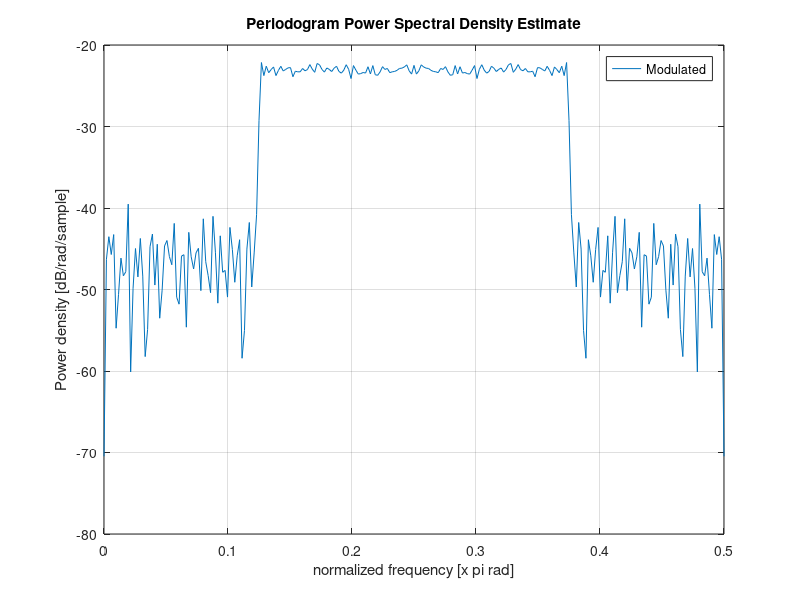

Reproduce this figure in MATLAB. (Note: this script raises an error after producing the figure.)
% Markos Delaportas

clc; clear; close all;

N = 512;
n = 0:N-1;

bw = 1/4;
x = sinc((n-N/2)*bw);

rng default

SNR = 20;
noise = randn(size(x))*std(x)/db2mag(SNR);
x = x + noise;

periodogram(x)

wc = pi/2;

x1 = x.*cos(wc*n)*sqrt(2);

periodogram(x1)
legend('Modulated')

Hhilbert = designfilt('hilbertfir','FilterOrder',64, ...
    'TransitionWidth',0.1);

xh = filter(Hhilbert,x);

gd = mean(grpdelay(Hhilbert));
xh = xh(gd+1:end);
eh = zeros(size(x));
eh(1:length(xh)) = xh;

x2 = eh.*sin(wc*n)*sqrt(2);

y = x1+x2;

periodogram([x1;y]')
legend('Modulated','SSB')

ym = y.*cos(wc*n)*sqrt(2);

periodogram(ym)
legend('Downconverted')

d = designfilt('lowpassfir','FilterOrder',64, ...
    'CutoffFrequency',0.5);
dem = filter(d,ym);

gd = mean(grpdelay(d));
dem = dem(gd+1:end);

dm = zeros(size(x));
dm(1:length(dem)) = dem;

periodogram([x;dm]')
legend('Original','Recovered')

plot(n,[x;dm]')
legend('Original','Recovered')
axis tight